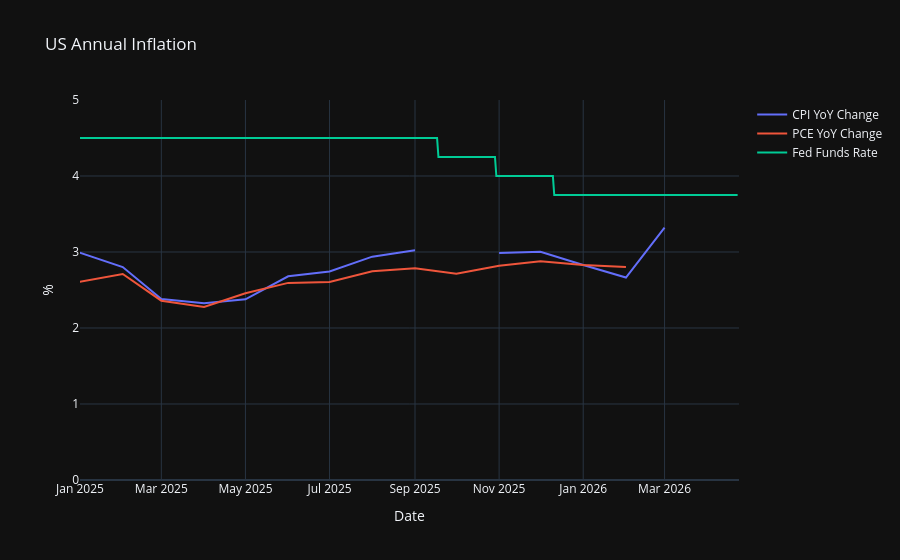

Source (notebook cell):
### Code cell
# US CPI YoY % Change

def get_cpi():

    cpi_series = {
        "CPI": combined_df["CPIAUCSL"].dropna(),
        "PCE": combined_df["PCEPI"].dropna()
    }
    fed_rate = pd.DataFrame(combined_df["DFEDTARU"]).dropna()

    all_dfs = []

    for label, series in cpi_series.items():
        yoy = series.pct_change(12) * 100
        yoy.name = f"{label} YoY (%)"
        all_dfs.append(yoy.to_frame())
    yoy_df = pd.concat(all_dfs, axis=1).sort_index()

    fig = go.Figure()
    fig.add_trace(
        go.Scatter(
            x=yoy_df.index,          
            y=yoy_df["CPI YoY (%)"],
            mode='lines',
            name="CPI YoY Change",
            hovertemplate='%{x}, %{y:.2f}%'
        )
    )
    fig.add_trace(
        go.Scatter(
            x=yoy_df.index,          
            y=yoy_df["PCE YoY (%)"],
            mode='lines',
            name="PCE YoY Change",
            hovertemplate='%{x}, %{y:.2f}%'
        )
    )
    fig.add_trace(
        go.Scatter(
            x=fed_rate.index,
            y=fed_rate["DFEDTARU"],
            mode="lines",
            name="Fed Funds Rate",
            hovertemplate='%{x}, %{y:.2f}%'
        )
    )
    fig.update_layout(
        title="US Annual Inflation",
        xaxis_title="Date",
        yaxis_title="%",
        xaxis=dict(range=[CHART_START_DATE,TODAY]),
        yaxis=dict(range=[0,5]),
        template="plotly_dark"
    )
    fig.show()
    
get_cpi()

### Figure 1 — Plotly figure (JSON) as saved in the notebook; plotly's stock layout.template omitted (floating-point values rounded to 4 significant figures; data arrays with more than 128 entries replaced by an {"elided": "..."} marker saying what was removed)
{"data": [{"hovertemplate": "%{x}, %{y:.2f}%", "mode": "lines", "name": "CPI YoY Change", "type": "scatter", "x": {"elided": "951 str values"}, "y": {"elided": "951 float values"}}, {"hovertemplate": "%{x}, %{y:.2f}%", "mode": "lines", "name": "PCE YoY Change", "type": "scatter", "x": {"elided": "951 str values"}, "y": {"elided": "951 float values"}}, {"hovertemplate": "%{x}, %{y:.2f}%", "mode": "lines", "name": "Fed Funds Rate", "type": "scatter", "x": {"elided": "6338 str values"}, "y": {"elided": "6338 float values"}}], "layout": {"title": {"text": "US Annual Inflation"}, "xaxis": {"range": ["2025-01-01", "2026-04-24"], "title": {"text": "Date"}}, "yaxis": {"range": [0, 5], "title": {"text": "%"}}}}
